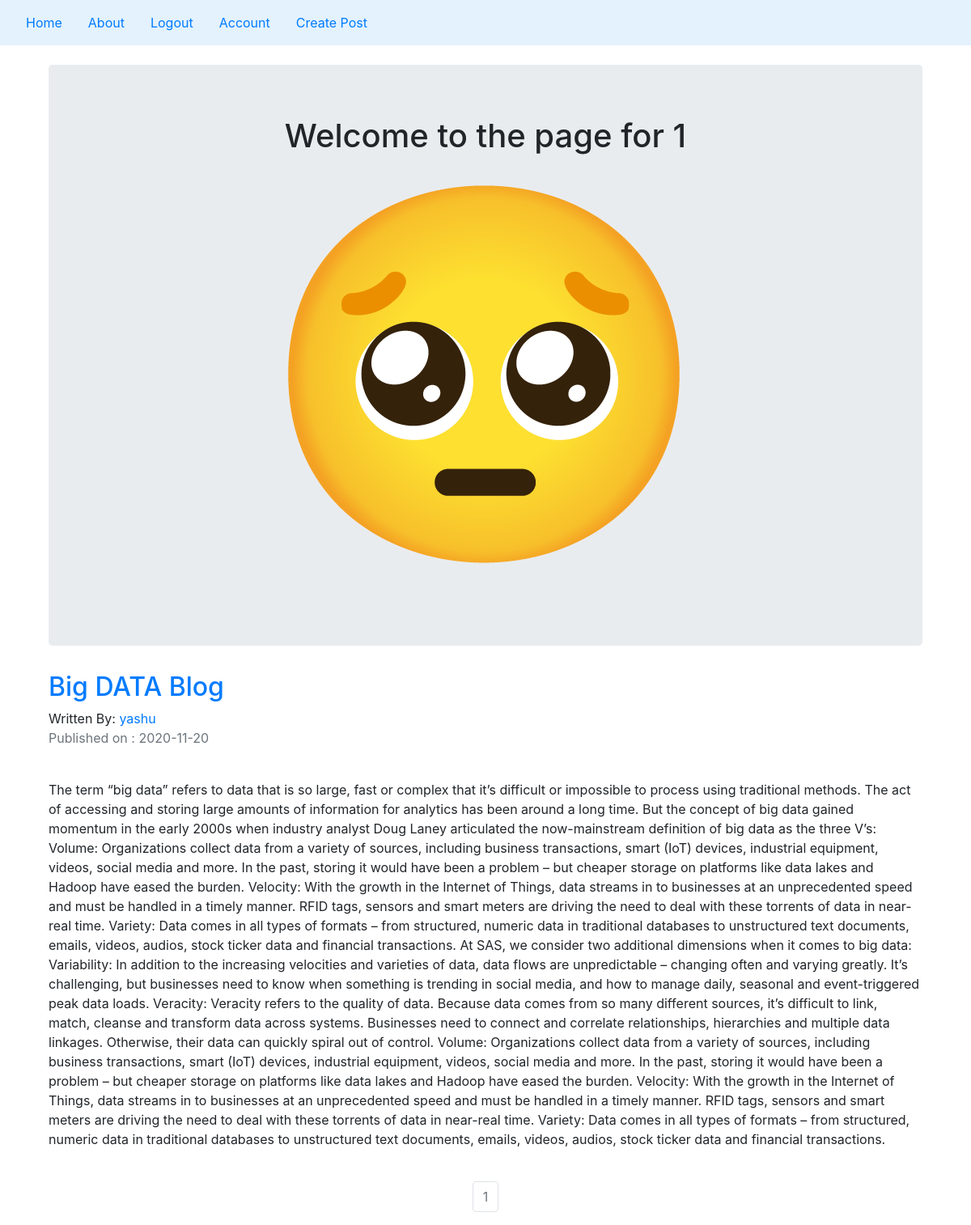
Screenshot of /yashu (signed in) with the database file from the repository.
### peoplecompanyblog/models.py (models this page shows, shortened)
class User(db.Model,UserMixin):
    __tablename__ = 'users'
    id = db.Column(db.Integer,primary_key=True)
    profile_image = db.Column(db.String(20),nullable=False,default='default_profile.png')
    email = db.Column(db.String(64),unique=True,index=True)
    username = db.Column(db.String(64),unique=True,index=True)
    password = db.Column(db.String(128))
    posts = db.relationship('BlogPost',backref='author',lazy=True)

class BlogPost(db.Model):
     users = db.relationship(User)
     id = db.Column(db.Integer,primary_key=True)
     user_id = db.Column(db.Integer,db.ForeignKey('users.id'),nullable=False)
     date = db.Column(db.DateTime,nullable=False,default=datetime.utcnow)
     title = db.Column(db.String(140),nullable=False)
     text = db.Column(db.Text,nullable=False)

### peoplecompanyblog/users/views.py (the view)
@users.route("/<username>")
def user_posts(username):
    page = request.args.get('page',1,type=int)
    user = User.query.filter_by(username=username).first_or_404()
    blog_posts = BlogPost.query.filter_by(author=user).order_by(BlogPost.date.desc()).paginate(page=page,per_page=5)
    return render_template('user_blog_posts.html',blog_posts=blog_posts,user=user)

### peoplecompanyblog/models.py (called while the page is built)
@login_manager.user_loader
def load_user(user_id):
    return User.query.get(user_id)

### peoplecompanyblog/templates/user_blog_posts.html
{% extends "base.html" %}
{% block content %}
    <div class="container">
        <div class="jumbotron">
            <div align="center">
                <h1>Welcome to the page for {{current_user.username}}</h1>
                <img align="center" src="{{url_for('static',filename='profile_pics/'+current_user.profile_image)}}">
            </div>
        </div>
{% for post in blog_posts.items  %}
    <h2> <a href="{{ url_for('blog_posts.blog_post',blog_post_id=post.id) }}">{{post.title}}</a>  </h2>
    Written By: <a href="{{ url_for('user.user_posts',username=post.author.username) }}">{{post.author.username}}</a>
    <p class="text-muted">Published on : {{post.date.strftime("%Y-%m-%d")}}</p>
    <br>
    <p>{{post.text}}</p>
    <br>
{% endfor %}
 </div>
<nav aria-label="Page Navigation example">
    <ul class="pagination justify-content-center">
        {% for page_num in blog_posts.iter_pages(left_edge=1, right_edge=1, left_current=1, right_current=1) %}
            {% if blog_posts.page == page_num %}
            <li class="page-item disabled">
                <a class="page-link" href="{{url_for('user.user_posts',username=user.username,page=page_num)}}">{{ page_num }}</a>
            </li>
            {% else %}
            <li class="page-item disabled">
                <a class="page-link" href="{{url_for('user.user_posts',username=user.username,page=page_num)}}">{{ page_num }}</a>
            </li>
            {% endif %}
        {% endfor %}
    </ul>
</nav>
{% endblock %}

### rows the page displays
User: username "1", profile_image (placeholder picture)
BlogPost: title "Big DATA Blog", author.username "yashu", date "2020-11-20", text "The term “big data” refers to data that is so large, fast or complex that it’s difficult or impossible to process using traditional methods. The act of accessing and storing large amounts of information for analytics has been around a long time. But the concept of big data gained momentum in the early 2000s when industry analyst Doug Laney articulated the now-mainstream definition of big data as the three V’s: Volume: Organizations collect data from a variety of sources, including business transactions, smart (IoT) devices, industrial equipment, videos, social media and more. In the past, storing it would have been a problem – but cheaper storage on platforms like data lakes and Hadoop have…"

### other values shown
{{ page_num }} "1"
